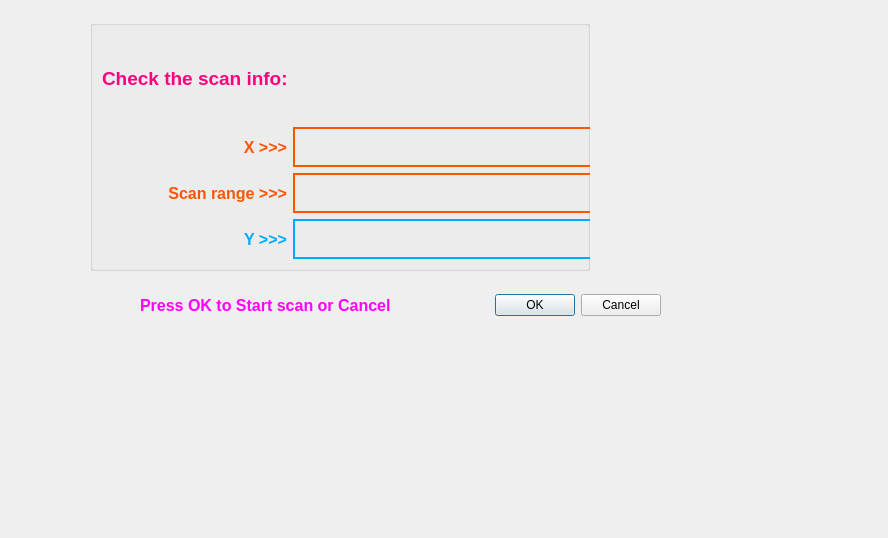
<?xml version="1.0" encoding="UTF-8"?>
<ui version="4.0">
 <class>Dialog</class>
 <widget class="QDialog" name="Dialog">
  <property name="geometry">
   <rect>
    <x>0</x>
    <y>0</y>
    <width>888</width>
    <height>538</height>
   </rect>
  </property>
  <property name="windowTitle">
   <string>Dialog</string>
  </property>
  <widget class="QDialogButtonBox" name="buttonBox">
   <property name="geometry">
    <rect>
     <x>100</x>
     <y>280</y>
     <width>561</width>
     <height>51</height>
    </rect>
   </property>
   <property name="orientation">
    <enum>Qt::Horizontal</enum>
   </property>
   <property name="standardButtons">
    <set>QDialogButtonBox::Cancel|QDialogButtonBox::Ok</set>
   </property>
  </widget>
  <widget class="QLabel" name="label_4">
   <property name="geometry">
    <rect>
     <x>140</x>
     <y>290</y>
     <width>321</width>
     <height>30</height>
    </rect>
   </property>
   <property name="sizePolicy">
    <sizepolicy hsizetype="Fixed" vsizetype="Fixed">
     <horstretch>0</horstretch>
     <verstretch>0</verstretch>
    </sizepolicy>
   </property>
   <property name="palette">
    <palette>
     <active>
      <colorrole role="WindowText">
       <brush brushstyle="SolidPattern">
        <color alpha="255">
         <red>255</red>
         <green>0</green>
         <blue>255</blue>
        </color>
       </brush>
      </colorrole>
     </active>
     <inactive>
      <colorrole role="WindowText">
       <brush brushstyle="SolidPattern">
        <color alpha="255">
         <red>255</red>
         <green>0</green>
         <blue>255</blue>
        </color>
       </brush>
      </colorrole>
     </inactive>
     <disabled>
      <colorrole role="WindowText">
       <brush brushstyle="SolidPattern">
        <color alpha="255">
         <red>120</red>
         <green>120</green>
         <blue>120</blue>
        </color>
       </brush>
      </colorrole>
     </disabled>
    </palette>
   </property>
   <property name="font">
    <font>
     <family>Arial</family>
     <pointsize>12</pointsize>
     <weight>75</weight>
     <bold>true</bold>
    </font>
   </property>
   <property name="text">
    <string>Press OK to Start scan or Cancel</string>
   </property>
  </widget>
  <widget class="QGroupBox" name="groupBox">
   <property name="geometry">
    <rect>
     <x>90</x>
     <y>20</y>
     <width>500</width>
     <height>251</height>
    </rect>
   </property>
   <property name="sizePolicy">
    <sizepolicy hsizetype="Fixed" vsizetype="Fixed">
     <horstretch>0</horstretch>
     <verstretch>0</verstretch>
    </sizepolicy>
   </property>
   <property name="title">
    <string/>
   </property>
   <layout class="QGridLayout" name="gridLayout_2">
    <item row="1" column="0">
     <layout class="QGridLayout" name="gridLayout">
      <item row="0" column="1">
       <layout class="QVBoxLayout" name="verticalLayout_2">
        <item>
         <widget class="QLabel" name="X_axis_usage">
          <property name="sizePolicy">
           <sizepolicy hsizetype="Fixed" vsizetype="Fixed">
            <horstretch>0</horstretch>
            <verstretch>0</verstretch>
           </sizepolicy>
          </property>
          <property name="minimumSize">
           <size>
            <width>300</width>
            <height>40</height>
           </size>
          </property>
          <property name="palette">
           <palette>
            <active>
             <colorrole role="WindowText">
              <brush brushstyle="SolidPattern">
               <color alpha="255">
                <red>255</red>
                <green>85</green>
                <blue>0</blue>
               </color>
              </brush>
             </colorrole>
             <colorrole role="Text">
              <brush brushstyle="SolidPattern">
               <color alpha="255">
                <red>255</red>
                <green>85</green>
                <blue>0</blue>
               </color>
              </brush>
             </colorrole>
             <colorrole role="PlaceholderText">
              <brush brushstyle="SolidPattern">
               <color alpha="128">
                <red>255</red>
                <green>85</green>
                <blue>0</blue>
               </color>
              </brush>
             </colorrole>
            </active>
            <inactive>
             <colorrole role="WindowText">
              <brush brushstyle="SolidPattern">
               <color alpha="255">
                <red>255</red>
                <green>85</green>
                <blue>0</blue>
               </color>
              </brush>
             </colorrole>
             <colorrole role="Text">
              <brush brushstyle="SolidPattern">
               <color alpha="255">
                <red>255</red>
                <green>85</green>
                <blue>0</blue>
               </color>
              </brush>
             </colorrole>
             <colorrole role="PlaceholderText">
              <brush brushstyle="SolidPattern">
               <color alpha="128">
                <red>255</red>
                <green>85</green>
                <blue>0</blue>
               </color>
              </brush>
             </colorrole>
            </inactive>
            <disabled>
             <colorrole role="WindowText">
              <brush brushstyle="SolidPattern">
               <color alpha="255">
                <red>120</red>
                <green>120</green>
                <blue>120</blue>
               </color>
              </brush>
             </colorrole>
             <colorrole role="Text">
              <brush brushstyle="SolidPattern">
               <color alpha="255">
                <red>120</red>
                <green>120</green>
                <blue>120</blue>
               </color>
              </brush>
             </colorrole>
             <colorrole role="PlaceholderText">
              <brush brushstyle="SolidPattern">
               <color alpha="128">
                <red>0</red>
                <green>0</green>
                <blue>0</blue>
               </color>
              </brush>
             </colorrole>
            </disabled>
           </palette>
          </property>
          <property name="font">
           <font>
            <family>Arial</family>
            <pointsize>12</pointsize>
            <weight>75</weight>
            <bold>true</bold>
           </font>
          </property>
          <property name="frameShape">
           <enum>QFrame::WinPanel</enum>
          </property>
          <property name="text">
           <string/>
          </property>
         </widget>
        </item>
        <item>
         <widget class="QLabel" name="X_scan_range">
          <property name="sizePolicy">
           <sizepolicy hsizetype="Fixed" vsizetype="Fixed">
            <horstretch>0</horstretch>
            <verstretch>0</verstretch>
           </sizepolicy>
          </property>
          <property name="minimumSize">
           <size>
            <width>300</width>
            <height>40</height>
           </size>
          </property>
          <property name="palette">
           <palette>
            <active>
             <colorrole role="WindowText">
              <brush brushstyle="SolidPattern">
               <color alpha="255">
                <red>255</red>
                <green>85</green>
                <blue>0</blue>
               </color>
              </brush>
             </colorrole>
             <colorrole role="Text">
              <brush brushstyle="SolidPattern">
               <color alpha="255">
                <red>255</red>
                <green>85</green>
                <blue>0</blue>
               </color>
              </brush>
             </colorrole>
             <colorrole role="PlaceholderText">
              <brush brushstyle="SolidPattern">
               <color alpha="128">
                <red>255</red>
                <green>85</green>
                <blue>0</blue>
               </color>
              </brush>
             </colorrole>
            </active>
            <inactive>
             <colorrole role="WindowText">
              <brush brushstyle="SolidPattern">
               <color alpha="255">
                <red>255</red>
                <green>85</green>
                <blue>0</blue>
               </color>
              </brush>
             </colorrole>
             <colorrole role="Text">
              <brush brushstyle="SolidPattern">
               <color alpha="255">
                <red>255</red>
                <green>85</green>
                <blue>0</blue>
               </color>
              </brush>
             </colorrole>
             <colorrole role="PlaceholderText">
              <brush brushstyle="SolidPattern">
               <color alpha="128">
                <red>255</red>
                <green>85</green>
                <blue>0</blue>
               </color>
              </brush>
             </colorrole>
            </inactive>
            <disabled>
             <colorrole role="WindowText">
              <brush brushstyle="SolidPattern">
               <color alpha="255">
                <red>120</red>
                <green>120</green>
                <blue>120</blue>
               </color>
              </brush>
             </colorrole>
             <colorrole role="Text">
              <brush brushstyle="SolidPattern">
               <color alpha="255">
                <red>120</red>
                <green>120</green>
                <blue>120</blue>
               </color>
              </brush>
             </colorrole>
             <colorrole role="PlaceholderText">
              <brush brushstyle="SolidPattern">
               <color alpha="128">
                <red>0</red>
                <green>0</green>
                <blue>0</blue>
               </color>
              </brush>
             </colorrole>
            </disabled>
           </palette>
          </property>
          <property name="font">
           <font>
            <family>Arial</family>
            <pointsize>12</pointsize>
            <weight>75</weight>
            <bold>true</bold>
           </font>
          </property>
          <property name="frameShape">
           <enum>QFrame::WinPanel</enum>
          </property>
          <property name="text">
           <string/>
          </property>
         </widget>
        </item>
        <item>
         <widget class="QLabel" name="Y_axis_usage">
          <property name="sizePolicy">
           <sizepolicy hsizetype="Fixed" vsizetype="Fixed">
            <horstretch>0</horstretch>
            <verstretch>0</verstretch>
           </sizepolicy>
          </property>
          <property name="minimumSize">
           <size>
            <width>300</width>
            <height>40</height>
           </size>
          </property>
          <property name="palette">
           <palette>
            <active>
             <colorrole role="WindowText">
              <brush brushstyle="SolidPattern">
               <color alpha="255">
                <red>0</red>
                <green>170</green>
                <blue>255</blue>
               </color>
              </brush>
             </colorrole>
             <colorrole role="Text">
              <brush brushstyle="SolidPattern">
               <color alpha="255">
                <red>255</red>
                <green>85</green>
                <blue>0</blue>
               </color>
              </brush>
             </colorrole>
             <colorrole role="PlaceholderText">
              <brush brushstyle="SolidPattern">
               <color alpha="128">
                <red>255</red>
                <green>85</green>
                <blue>0</blue>
               </color>
              </brush>
             </colorrole>
            </active>
            <inactive>
             <colorrole role="WindowText">
              <brush brushstyle="SolidPattern">
               <color alpha="255">
                <red>0</red>
                <green>170</green>
                <blue>255</blue>
               </color>
              </brush>
             </colorrole>
             <colorrole role="Text">
              <brush brushstyle="SolidPattern">
               <color alpha="255">
                <red>255</red>
                <green>85</green>
                <blue>0</blue>
               </color>
              </brush>
             </colorrole>
             <colorrole role="PlaceholderText">
              <brush brushstyle="SolidPattern">
               <color alpha="128">
                <red>255</red>
                <green>85</green>
                <blue>0</blue>
               </color>
              </brush>
             </colorrole>
            </inactive>
            <disabled>
             <colorrole role="WindowText">
              <brush brushstyle="SolidPattern">
               <color alpha="255">
                <red>120</red>
                <green>120</green>
                <blue>120</blue>
               </color>
              </brush>
             </colorrole>
             <colorrole role="Text">
              <brush brushstyle="SolidPattern">
               <color alpha="255">
                <red>120</red>
                <green>120</green>
                <blue>120</blue>
               </color>
              </brush>
             </colorrole>
             <colorrole role="PlaceholderText">
              <brush brushstyle="SolidPattern">
               <color alpha="128">
                <red>0</red>
                <green>0</green>
                <blue>0</blue>
               </color>
              </brush>
             </colorrole>
            </disabled>
           </palette>
          </property>
          <property name="font">
           <font>
            <family>Arial</family>
            <pointsize>12</pointsize>
            <weight>75</weight>
            <bold>true</bold>
           </font>
          </property>
          <property name="frameShape">
           <enum>QFrame::WinPanel</enum>
          </property>
          <property name="text">
           <string/>
          </property>
         </widget>
        </item>
       </layout>
      </item>
      <item row="0" column="0">
       <layout class="QVBoxLayout" name="verticalLayout">
        <item>
         <widget class="QLabel" name="label_2">
          <property name="sizePolicy">
           <sizepolicy hsizetype="MinimumExpanding" vsizetype="Fixed">
            <horstretch>0</horstretch>
            <verstretch>0</verstretch>
           </sizepolicy>
          </property>
          <property name="minimumSize">
           <size>
            <width>120</width>
            <height>40</height>
           </size>
          </property>
          <property name="palette">
           <palette>
            <active>
             <colorrole role="WindowText">
              <brush brushstyle="SolidPattern">
               <color alpha="255">
                <red>255</red>
                <green>85</green>
                <blue>0</blue>
               </color>
              </brush>
             </colorrole>
             <colorrole role="Text">
              <brush brushstyle="SolidPattern">
               <color alpha="255">
                <red>255</red>
                <green>85</green>
                <blue>0</blue>
               </color>
              </brush>
             </colorrole>
             <colorrole role="PlaceholderText">
              <brush brushstyle="SolidPattern">
               <color alpha="128">
                <red>255</red>
                <green>85</green>
                <blue>0</blue>
               </color>
              </brush>
             </colorrole>
            </active>
            <inactive>
             <colorrole role="WindowText">
              <brush brushstyle="SolidPattern">
               <color alpha="255">
                <red>255</red>
                <green>85</green>
                <blue>0</blue>
               </color>
              </brush>
             </colorrole>
             <colorrole role="Text">
              <brush brushstyle="SolidPattern">
               <color alpha="255">
                <red>255</red>
                <green>85</green>
                <blue>0</blue>
               </color>
              </brush>
             </colorrole>
             <colorrole role="PlaceholderText">
              <brush brushstyle="SolidPattern">
               <color alpha="128">
                <red>255</red>
                <green>85</green>
                <blue>0</blue>
               </color>
              </brush>
             </colorrole>
            </inactive>
            <disabled>
             <colorrole role="WindowText">
              <brush brushstyle="SolidPattern">
               <color alpha="255">
                <red>120</red>
                <green>120</green>
                <blue>120</blue>
               </color>
              </brush>
             </colorrole>
             <colorrole role="Text">
              <brush brushstyle="SolidPattern">
               <color alpha="255">
                <red>120</red>
                <green>120</green>
                <blue>120</blue>
               </color>
              </brush>
             </colorrole>
             <colorrole role="PlaceholderText">
              <brush brushstyle="SolidPattern">
               <color alpha="128">
                <red>0</red>
                <green>0</green>
                <blue>0</blue>
               </color>
              </brush>
             </colorrole>
            </disabled>
           </palette>
          </property>
          <property name="font">
           <font>
            <family>Arial</family>
            <pointsize>12</pointsize>
            <weight>75</weight>
            <bold>true</bold>
           </font>
          </property>
          <property name="frameShape">
           <enum>QFrame::NoFrame</enum>
          </property>
          <property name="text">
           <string>X &gt;&gt;&gt;</string>
          </property>
          <property name="alignment">
           <set>Qt::AlignRight|Qt::AlignTrailing|Qt::AlignVCenter</set>
          </property>
         </widget>
        </item>
        <item>
         <widget class="QLabel" name="label_6">
          <property name="sizePolicy">
           <sizepolicy hsizetype="MinimumExpanding" vsizetype="Fixed">
            <horstretch>0</horstretch>
            <verstretch>0</verstretch>
           </sizepolicy>
          </property>
          <property name="minimumSize">
           <size>
            <width>185</width>
            <height>40</height>
           </size>
          </property>
          <property name="palette">
           <palette>
            <active>
             <colorrole role="WindowText">
              <brush brushstyle="SolidPattern">
               <color alpha="255">
                <red>255</red>
                <green>85</green>
                <blue>0</blue>
               </color>
              </brush>
             </colorrole>
             <colorrole role="Text">
              <brush brushstyle="SolidPattern">
               <color alpha="255">
                <red>255</red>
                <green>85</green>
                <blue>0</blue>
               </color>
              </brush>
             </colorrole>
             <colorrole role="PlaceholderText">
              <brush brushstyle="SolidPattern">
               <color alpha="128">
                <red>255</red>
                <green>85</green>
                <blue>0</blue>
               </color>
              </brush>
             </colorrole>
            </active>
            <inactive>
             <colorrole role="WindowText">
              <brush brushstyle="SolidPattern">
               <color alpha="255">
                <red>255</red>
                <green>85</green>
                <blue>0</blue>
               </color>
              </brush>
             </colorrole>
             <colorrole role="Text">
              <brush brushstyle="SolidPattern">
               <color alpha="255">
                <red>255</red>
                <green>85</green>
                <blue>0</blue>
               </color>
              </brush>
             </colorrole>
             <colorrole role="PlaceholderText">
              <brush brushstyle="SolidPattern">
               <color alpha="128">
                <red>255</red>
                <green>85</green>
                <blue>0</blue>
               </color>
              </brush>
             </colorrole>
            </inactive>
            <disabled>
             <colorrole role="WindowText">
              <brush brushstyle="SolidPattern">
               <color alpha="255">
                <red>120</red>
                <green>120</green>
                <blue>120</blue>
               </color>
              </brush>
             </colorrole>
             <colorrole role="Text">
              <brush brushstyle="SolidPattern">
               <color alpha="255">
                <red>120</red>
                <green>120</green>
                <blue>120</blue>
               </color>
              </brush>
             </colorrole>
             <colorrole role="PlaceholderText">
              <brush brushstyle="SolidPattern">
               <color alpha="128">
                <red>0</red>
                <green>0</green>
                <blue>0</blue>
               </color>
              </brush>
             </colorrole>
            </disabled>
           </palette>
          </property>
          <property name="font">
           <font>
            <family>Arial</family>
            <pointsize>12</pointsize>
            <weight>75</weight>
            <bold>true</bold>
           </font>
          </property>
          <property name="text">
           <string>Scan range &gt;&gt;&gt;</string>
          </property>
          <property name="alignment">
           <set>Qt::AlignRight|Qt::AlignTrailing|Qt::AlignVCenter</set>
          </property>
         </widget>
        </item>
        <item>
         <widget class="QLabel" name="label_3">
          <property name="sizePolicy">
           <sizepolicy hsizetype="MinimumExpanding" vsizetype="Fixed">
            <horstretch>0</horstretch>
            <verstretch>0</verstretch>
           </sizepolicy>
          </property>
          <property name="minimumSize">
           <size>
            <width>120</width>
            <height>40</height>
           </size>
          </property>
          <property name="palette">
           <palette>
            <active>
             <colorrole role="WindowText">
              <brush brushstyle="SolidPattern">
               <color alpha="255">
                <red>0</red>
                <green>170</green>
                <blue>255</blue>
               </color>
              </brush>
             </colorrole>
            </active>
            <inactive>
             <colorrole role="WindowText">
              <brush brushstyle="SolidPattern">
               <color alpha="255">
                <red>0</red>
                <green>170</green>
                <blue>255</blue>
               </color>
              </brush>
             </colorrole>
            </inactive>
            <disabled>
             <colorrole role="WindowText">
              <brush brushstyle="SolidPattern">
               <color alpha="255">
                <red>120</red>
                <green>120</green>
                <blue>120</blue>
               </color>
              </brush>
             </colorrole>
            </disabled>
           </palette>
          </property>
          <property name="font">
           <font>
            <family>Arial</family>
            <pointsize>12</pointsize>
            <weight>75</weight>
            <bold>true</bold>
           </font>
          </property>
          <property name="text">
           <string>Y &gt;&gt;&gt;</string>
          </property>
          <property name="alignment">
           <set>Qt::AlignRight|Qt::AlignTrailing|Qt::AlignVCenter</set>
          </property>
         </widget>
        </item>
       </layout>
      </item>
     </layout>
    </item>
    <item row="0" column="0">
     <widget class="QLabel" name="label">
      <property name="palette">
       <palette>
        <active>
         <colorrole role="WindowText">
          <brush brushstyle="SolidPattern">
           <color alpha="255">
            <red>255</red>
            <green>0</green>
            <blue>127</blue>
           </color>
          </brush>
         </colorrole>
        </active>
        <inactive>
         <colorrole role="WindowText">
          <brush brushstyle="SolidPattern">
           <color alpha="255">
            <red>255</red>
            <green>0</green>
            <blue>127</blue>
           </color>
          </brush>
         </colorrole>
        </inactive>
        <disabled>
         <colorrole role="WindowText">
          <brush brushstyle="SolidPattern">
           <color alpha="255">
            <red>120</red>
            <green>120</green>
            <blue>120</blue>
           </color>
          </brush>
         </colorrole>
        </disabled>
       </palette>
      </property>
      <property name="font">
       <font>
        <family>Arial</family>
        <pointsize>14</pointsize>
        <weight>75</weight>
        <bold>true</bold>
       </font>
      </property>
      <property name="text">
       <string>Check the scan info:</string>
      </property>
     </widget>
    </item>
   </layout>
  </widget>
 </widget>
 <resources/>
 <connections>
  <connection>
   <sender>buttonBox</sender>
   <signal>accepted()</signal>
   <receiver>Dialog</receiver>
   <slot>accept()</slot>
   <hints>
    <hint type="sourcelabel">
     <x>248</x>
     <y>254</y>
    </hint>
    <hint type="destinationlabel">
     <x>157</x>
     <y>274</y>
    </hint>
   </hints>
  </connection>
  <connection>
   <sender>buttonBox</sender>
   <signal>rejected()</signal>
   <receiver>Dialog</receiver>
   <slot>reject()</slot>
   <hints>
    <hint type="sourcelabel">
     <x>316</x>
     <y>260</y>
    </hint>
    <hint type="destinationlabel">
     <x>286</x>
     <y>274</y>
    </hint>
   </hints>
  </connection>
 </connections>
</ui>
